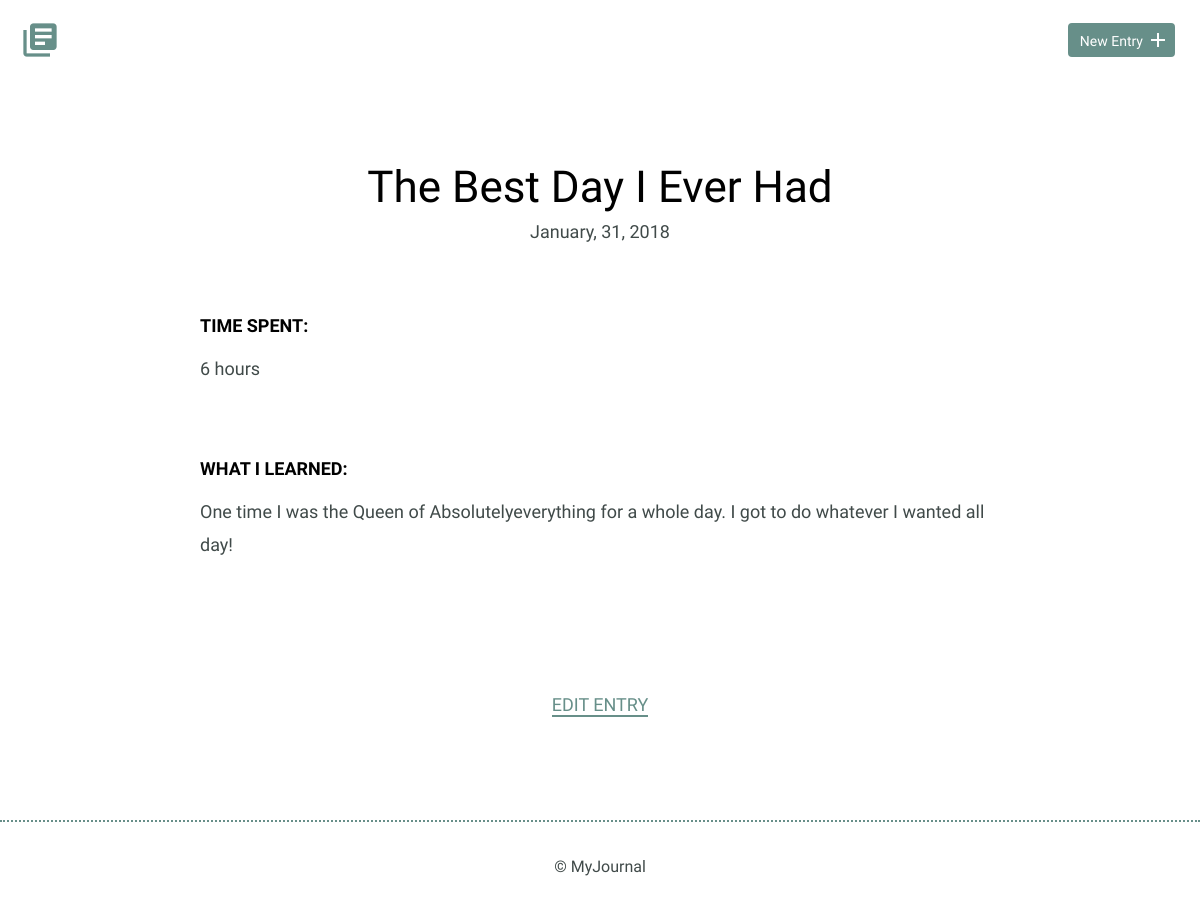
Screenshot of /detail.php?id=1 with the database file from the repository.
### tables this page shows
CREATE TABLE "entries" (
	`id`	INTEGER,
	`title`	TEXT,
	`date`	TEXT,
	`time_spent`	INTEGER,
	`learned`	BLOB,
	`resources`	BLOB,
	PRIMARY KEY(`id`)
);

### inc/functions.php (called while the page is built, shortened)
<?php
    function get_entry_by_id($id){
        include ("connection.php");
        try {
            $sql = "SELECT * FROM entries WHERE id = :id";
            $stmt = $db->prepare($sql);
            $stmt->bindParam(':id',$id,PDO::PARAM_INT);
            $stmt->execute();
            $results = $stmt->fetch(PDO::FETCH_ASSOC);
            return $results;
        } catch (Exception $e) {
            echo "Unable to query DB" . $e->getMessage();
            die();
        }
    }
?>

### detail.php (the view, shortened to what this page needs)
<?php
include ("inc/header.php");
if ('GET' == $_SERVER['REQUEST_METHOD']) {
    if (isset($_GET['id'])) {
        $entryId = filter_input(INPUT_GET, 'id', FILTER_SANITIZE_NUMBER_INT);
    } else {
        header('location: index.php');
    }
}
$currentEntry = get_entry_by_id($entryId);
?>
        <section>
            <div class="container">
                <div class="entry-list single">
                    <article>
                        <h1><?php echo $currentEntry['title']; ?></h1>
                        <time datetime="<?php echo $currentEntry['date']; ?>"><?php echo date('F, d, Y', strtotime($currentEntry['date'])); ?></time>
                        <div class="entry">
                            <h3>Time Spent: </h3>
                            <p><?php echo $currentEntry['time_spent']; ?></p>
                        </div>
                        <div class="entry">
                            <h3>What I Learned:</h3>
                            <p><?php echo $currentEntry['learned']; ?></p>
                        </div>
                    </article>
                </div>
            </div>
            <div class="edit">
                <p><a href="edit.php?id=<?php echo $entryId; ?>">Edit Entry</a></p>
            </div>
        </section>
<?php include ("inc/footer.php"); ?>

### css/site.css (style rules this page uses)
body { font-size: 16px; color: #404a49; font-family: 'Cousine', serif; font-weight: 400; }
.container { margin: 0 auto; padding: 0 25px; }
h1, h2, h3 { margin: 0; font-weight: 400; line-height: 1em; color: #000; }
h1 { font-size: 44px; margin-bottom: 12px; }
h3 { font-size: 18px; font-family: 'Work Sans', serif; font-weight: 600; text-transform: uppercase; }
p { line-height: 1.8em; font-size: 18px; }
p a { border-bottom: 2px solid #678f89; padding: 0; color: #678f89; text-decoration: none; }
.entry-list, .edit-entry, .new-entry { max-width: 800px; margin: 0 auto; padding: 70px 0 150px 0; }
.entry-list article { margin-bottom: 70px; text-align: center; }
.entry-list article:last-child { margin-bottom: 0; }
.entry-list.single { padding-bottom: 70px; }
.entry-list.single time { font-size: 18px; }
.entry { max-width: 800px; margin: 75px auto 0 auto; text-align: left; }
.entry p { margin-bottom: 40px; }
.edit { padding-bottom: 80px; text-align: center; margin: 0 auto; }
.edit a { font-weight: 400; text-transform: uppercase; font-size: 18px; }

### rows the page displays
entries: title "The Best Day I Ever Had", date "January, 31, 2018", time_spent "6 hours", learned "One time I was the Queen of Absolutelyeverything for a whole day. I got to do whatever I wanted all day!"
